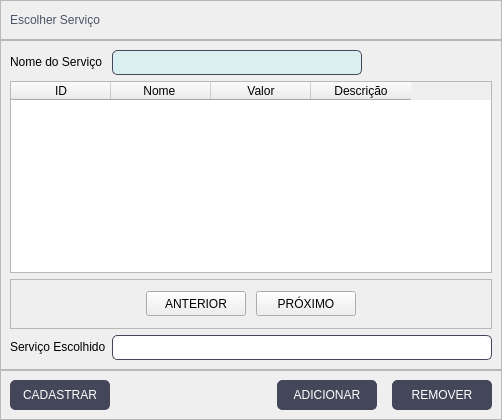
      <widget class="QWidget" name="tab_servico">
       <attribute name="title">
        <string>Serviço</string>
       </attribute>
       <layout class="QVBoxLayout" name="verticalLayout_3">
        <property name="spacing">
         <number>0</number>
        </property>
        <property name="leftMargin">
         <number>0</number>
        </property>
        <property name="topMargin">
         <number>0</number>
        </property>
        <property name="rightMargin">
         <number>0</number>
        </property>
        <property name="bottomMargin">
         <number>0</number>
        </property>
        <item>
         <widget class="QFrame" name="frame_7">
          <property name="minimumSize">
           <size>
            <width>0</width>
            <height>40</height>
           </size>
          </property>
          <property name="maximumSize">
           <size>
            <width>16777215</width>
            <height>40</height>
           </size>
          </property>
          <property name="frameShape">
           <enum>QFrame::StyledPanel</enum>
          </property>
          <property name="frameShadow">
           <enum>QFrame::Raised</enum>
          </property>
          <layout class="QHBoxLayout" name="horizontalLayout_5">
           <item>
            <widget class="QLabel" name="label_7">
             <property name="styleSheet">
              <string notr="true">
QLabel{
	font: 87 12pt &quot;Arial Black&quot;;
	color: #4f5368;
	
}</string>
             </property>
             <property name="text">
              <string>Escolher Serviço</string>
             </property>
            </widget>
           </item>
          </layout>
         </widget>
        </item>
        <item>
         <widget class="QFrame" name="frame_5">
          <property name="enabled">
           <bool>true</bool>
          </property>
          <property name="styleSheet">
           <string notr="true">QLineEdit{
	border-radius: 5px;
	border: 0.5px solid #44475a;
	font:11pt &quot;MS Shell Dlg 2&quot;;
	padding: 1px;
	background-color: #DAEFF0;
}

QLineEdit:focus{
	border: 1.5px solid #44475a;
}

QLabel{
	font: 75 11pt &quot;Arial&quot;;
}
QComboBox{
	font: 9pt &quot;MS Shell Dlg 2&quot;;
}
QDateEdit{
	font: 9pt &quot;MS Shell Dlg 2&quot;;
}</string>
          </property>
          <property name="frameShape">
           <enum>QFrame::StyledPanel</enum>
          </property>
          <property name="frameShadow">
           <enum>QFrame::Raised</enum>
          </property>
          <layout class="QFormLayout" name="formLayout_2">
           <item row="0" column="0">
            <widget class="QLabel" name="label_5">
             <property name="text">
              <string>Nome do Serviço</string>
             </property>
            </widget>
           </item>
           <item row="0" column="1">
            <widget class="QLineEdit" name="buscar_servico">
             <property name="minimumSize">
              <size>
               <width>250</width>
               <height>25</height>
              </size>
             </property>
             <property name="maximumSize">
              <size>
               <width>250</width>
               <height>25</height>
              </size>
             </property>
             <property name="clearButtonEnabled">
              <bool>true</bool>
             </property>
            </widget>
           </item>
           <item row="1" column="0" colspan="2">
            <widget class="QTableWidget" name="tabela_servico">
             <property name="autoFillBackground">
              <bool>false</bool>
             </property>
             <property name="editTriggers">
              <set>QAbstractItemView::NoEditTriggers</set>
             </property>
             <property name="selectionMode">
              <enum>QAbstractItemView::SingleSelection</enum>
             </property>
             <property name="selectionBehavior">
              <enum>QAbstractItemView::SelectRows</enum>
             </property>
             <property name="showGrid">
              <bool>true</bool>
             </property>
             <property name="wordWrap">
              <bool>false</bool>
             </property>
             <attribute name="horizontalHeaderCascadingSectionResizes">
              <bool>true</bool>
             </attribute>
             <attribute name="horizontalHeaderShowSortIndicator" stdset="0">
              <bool>false</bool>
             </attribute>
             <attribute name="verticalHeaderVisible">
              <bool>false</bool>
             </attribute>
             <attribute name="verticalHeaderCascadingSectionResizes">
              <bool>false</bool>
             </attribute>
             <column>
              <property name="text">
               <string>ID</string>
              </property>
             </column>
             <column>
              <property name="text">
               <string>Nome </string>
              </property>
             </column>
             <column>
              <property name="text">
               <string>Valor</string>
              </property>
             </column>
             <column>
              <property name="text">
               <string>Descrição</string>
              </property>
             </column>
            </widget>
           </item>
           <item row="2" column="0" colspan="2">
            <widget class="QFrame" name="frame_21">
             <property name="minimumSize">
              <size>
               <width>50</width>
               <height>50</height>
              </size>
             </property>
             <property name="styleSheet">
              <string notr="true">QPushButton{
	font: 9pt &quot;MS Shell Dlg 2&quot;;

}</string>
             </property>
             <property name="frameShape">
              <enum>QFrame::StyledPanel</enum>
             </property>
             <property name="frameShadow">
              <enum>QFrame::Raised</enum>
             </property>
             <layout class="QHBoxLayout" name="horizontalLayout_18">
              <property name="spacing">
               <number>10</number>
              </property>
              <item>
               <spacer name="horizontalSpacer_17">
                <property name="orientation">
                 <enum>Qt::Horizontal</enum>
                </property>
                <property name="sizeHint" stdset="0">
                 <size>
                  <width>40</width>
                  <height>20</height>
                 </size>
                </property>
               </spacer>
              </item>
              <item>
               <widget class="QPushButton" name="botao_s_anterior">
                <property name="enabled">
                 <bool>true</bool>
                </property>
                <property name="minimumSize">
                 <size>
                  <width>100</width>
                  <height>25</height>
                 </size>
                </property>
                <property name="maximumSize">
                 <size>
                  <width>100</width>
                  <height>25</height>
                 </size>
                </property>
                <property name="styleSheet">
                 <string notr="true">font: 9pt &quot;MS Shell Dlg 2&quot;;</string>
                </property>
                <property name="text">
                 <string>ANTERIOR</string>
                </property>
               </widget>
              </item>
              <item>
               <widget class="QPushButton" name="botao_s_proximo">
                <property name="enabled">
                 <bool>true</bool>
                </property>
                <property name="minimumSize">
                 <size>
                  <width>100</width>
                  <height>25</height>
                 </size>
                </property>
                <property name="maximumSize">
                 <size>
                  <width>100</width>
                  <height>25</height>
                 </size>
                </property>
                <property name="text">
                 <string>PRÓXIMO</string>
                </property>
               </widget>
              </item>
              <item>
               <spacer name="horizontalSpacer_16">
                <property name="orientation">
                 <enum>Qt::Horizontal</enum>
                </property>
                <property name="sizeHint" stdset="0">
                 <size>
                  <width>40</width>
                  <height>20</height>
                 </size>
                </property>
               </spacer>
              </item>
             </layout>
            </widget>
           </item>
           <item row="3" column="0">
            <widget class="QLabel" name="label_10">
             <property name="text">
              <string>Serviço Escolhido</string>
             </property>
            </widget>
           </item>
           <item row="3" column="1">
            <widget class="QLineEdit" name="printar_servico">
             <property name="enabled">
              <bool>false</bool>
             </property>
             <property name="minimumSize">
              <size>
               <width>380</width>
               <height>25</height>
              </size>
             </property>
             <property name="maximumSize">
              <size>
               <width>380</width>
               <height>25</height>
              </size>
             </property>
             <property name="styleSheet">
              <string notr="true">background-color: rgb(255, 255, 255);</string>
             </property>
            </widget>
           </item>
          </layout>
         </widget>
        </item>
        <item>
         <widget class="QFrame" name="frame_6">
          <property name="minimumSize">
           <size>
            <width>0</width>
            <height>50</height>
           </size>
          </property>
          <property name="maximumSize">
           <size>
            <width>16777215</width>
            <height>50</height>
           </size>
          </property>
          <property name="styleSheet">
           <string notr="true">QPushButton{
	font: 87 8pt &quot;Arial Black&quot;;
	border: 0.5px solid #44475a;
	border-radius: 5px;
	color: rgb(255, 255, 255);
	background-color: #44475a;
}
QPushButton:hover{
	background-color: #4f5368;
}</string>
          </property>
          <property name="frameShape">
           <enum>QFrame::StyledPanel</enum>
          </property>
          <property name="frameShadow">
           <enum>QFrame::Raised</enum>
          </property>
          <layout class="QHBoxLayout" name="horizontalLayout_4">
           <property name="spacing">
            <number>15</number>
           </property>
           <item>
            <widget class="QPushButton" name="s_cadastrar">
             <property name="minimumSize">
              <size>
               <width>100</width>
               <height>30</height>
              </size>
             </property>
             <property name="maximumSize">
              <size>
               <width>100</width>
               <height>30</height>
              </size>
             </property>
             <property name="text">
              <string>CADASTRAR</string>
             </property>
            </widget>
           </item>
           <item>
            <spacer name="horizontalSpacer_2">
             <property name="orientation">
              <enum>Qt::Horizontal</enum>
             </property>
             <property name="sizeHint" stdset="0">
              <size>
               <width>40</width>
               <height>20</height>
              </size>
             </property>
            </spacer>
           </item>
           <item>
            <widget class="QPushButton" name="s_adicionar">
             <property name="minimumSize">
              <size>
               <width>100</width>
               <height>30</height>
              </size>
             </property>
             <property name="maximumSize">
              <size>
               <width>100</width>
               <height>30</height>
              </size>
             </property>
             <property name="text">
              <string>ADICIONAR</string>
             </property>
            </widget>
           </item>
           <item>
            <widget class="QPushButton" name="s_remover">
             <property name="minimumSize">
              <size>
               <width>100</width>
               <height>30</height>
              </size>
             </property>
             <property name="maximumSize">
              <size>
               <width>100</width>
               <height>30</height>
              </size>
             </property>
             <property name="text">
              <string>REMOVER</string>
             </property>
            </widget>
           </item>
          </layout>
         </widget>
        </item>
       </layout>
      </widget>
